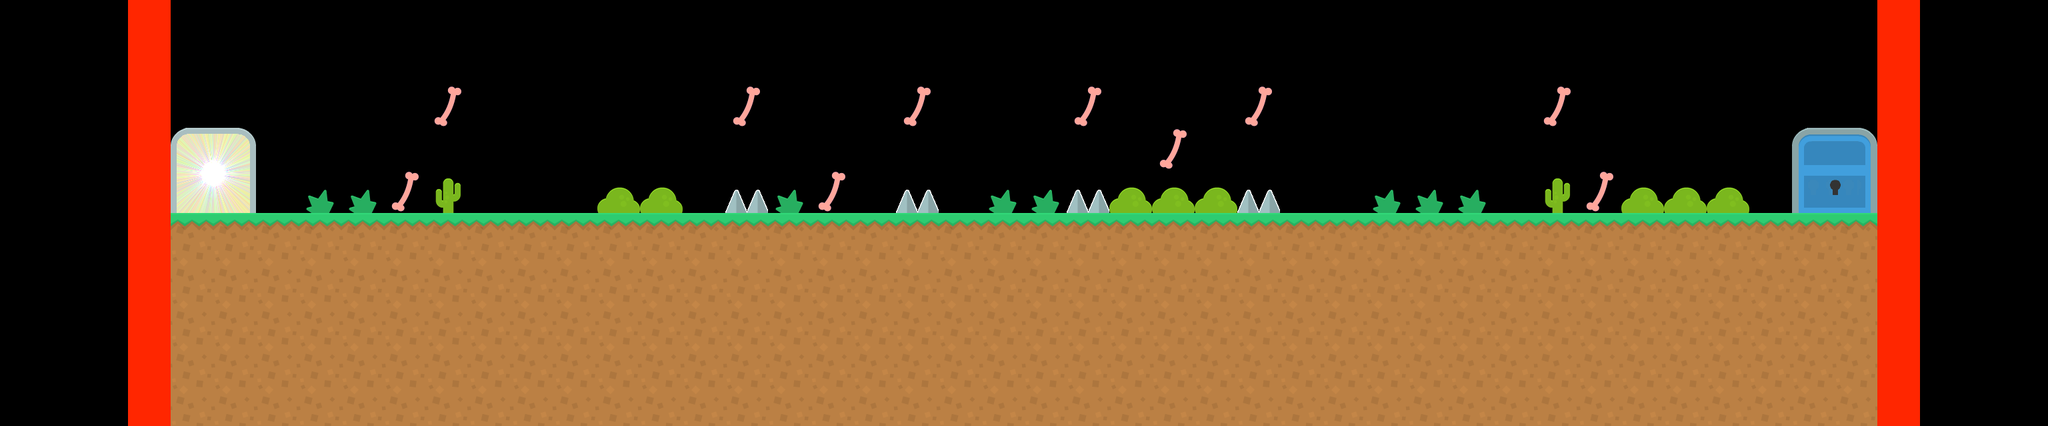

Rendered tile map (Tiled .tmx) drawn with the repository's tilesets; below, a short description and the map source with its tile grids summarised:
An orthogonal 48x10 tile map with 64x64 px tiles, 9 tile layers (player_barrier, ground, decorations, treasures, ...), 6 tilesets.

<map version="1.8" tiledversion="1.8.5" orientation="orthogonal" renderorder="right-down" width="48" height="10" tilewidth="64" tileheight="64" infinite="0" nextlayerid="10" nextobjectid="1">
 <tileset firstgid="1" source="../tilesets/enemies.tsx" />
 <tileset firstgid="7" source="../tilesets/ground.tsx" />
 <tileset firstgid="11" source="../tilesets/gates.tsx" />
 <tileset firstgid="13" source="../tilesets/dangers.tsx" />
 <tileset firstgid="16" source="../tilesets/decorations.tsx" />
 <tileset firstgid="19" source="../tilesets/bones.tsx" />
 <layer id="7" name="player_barrier" width="48" height="10">
  <data>[480 cells, 20 non-empty, 1 distinct tile ids]</data>
 </layer>
 <layer id="1" name="ground" width="48" height="10">
  <data>[480 cells, 200 non-empty, 2 distinct tile ids]</data>
 </layer>
 <layer id="2" name="decorations" width="48" height="10">
  <data>[480 cells, 16 non-empty, 2 distinct tile ids]</data>
 </layer>
 <layer id="3" name="treasures" width="48" height="10">
  <data>[480 cells, 0 non-empty, 0 distinct tile ids]</data>
 </layer>
 <layer id="4" name="enemies" width="48" height="10">
  <data>[480 cells, 0 non-empty, 0 distinct tile ids]</data>
 </layer>
 <layer id="9" name="gates" width="48" height="10">
  <data>[480 cells, 2 non-empty, 2 distinct tile ids]</data>
 </layer>
 <layer id="5" name="danger" width="48" height="10">
  <data>[480 cells, 6 non-empty, 2 distinct tile ids]</data>
 </layer>
 <layer id="6" name="constraints" width="48" height="10">
  <data>[480 cells, 0 non-empty, 0 distinct tile ids]</data>
 </layer>
 <layer id="8" name="bones" width="48" height="10">
  <data>[480 cells, 10 non-empty, 1 distinct tile ids]</data>
 </layer>
</map>
